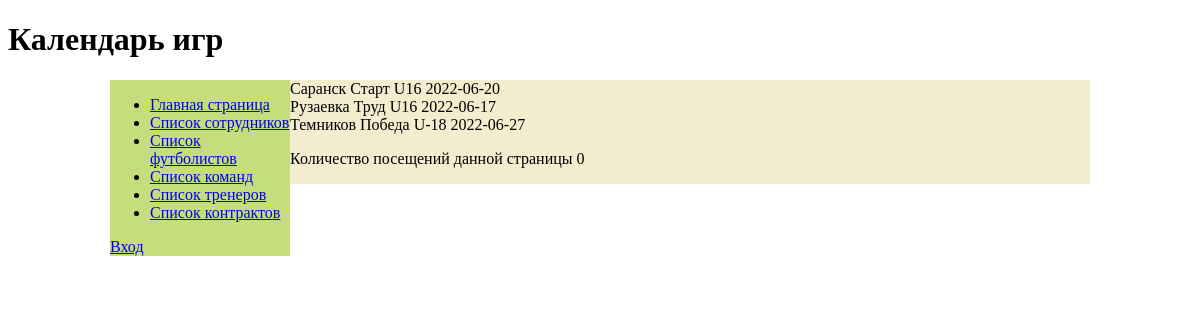
The page / on the database its author committed.
### barsa_app/models.py (models this page shows, shortened)
class GameCalendar(models.Model):
    date = models.DateField(null=True)
    city = models.ForeignKey(Cities, on_delete=models.SET_NULL, null=True)
    stadium = models.ForeignKey(Stadiums, on_delete=models.SET_NULL, null=True)
    team = models.ForeignKey(Teams, on_delete=models.DO_NOTHING)
    coach = models.ManyToManyField(Coach)
    footballer = models.ManyToManyField(Footballers)
    def __str__(self):
        return '%s %s %s %s' % (self.city, self.stadium, self.team, self.date)

class Cities(models.Model):
    name = models.CharField(max_length=20)
    distance = models.PositiveIntegerField(default=0)
    def __str__(self):
        return self.name

class Stadiums(models.Model):
    name = models.CharField(max_length=30)
    city = models.ForeignKey(Cities, on_delete=models.DO_NOTHING)
    capacity = models.PositiveIntegerField()
    def __str__(self):
        return self.name

class Teams(models.Model):
    title = models.CharField(max_length=20)
    footballer = models.ManyToManyField(Footballers)
    coach = models.ManyToManyField(Coach)
    def __str__(self):
        return self.title

### barsa_app/views.py (the view)
# urls.py: path('', views.get_game_calendar, name='home'),
def get_game_calendar(request):
    game_calendar = GameCalendar.objects.all()
    num_visits = request.session.get('num_visits', 0)
    request.session['num_visits'] = num_visits + 1
    return render(request, 'barsa_app/game_calendar.html', {'game_calendar': game_calendar, 'num_visits': num_visits})

### templates/barsa_app/game_calendar.html (shortened to what this page needs)
{% extends 'base.html' %}
{% block header %} Календарь игр {% endblock header %}
{% block content %}
    {% for game in game_calendar %}
        {{ game }}<br>
    {% endfor %}
    <p>Количество посещений данной страницы {{ num_visits }}</p>
{% endblock content %}

### rows shown on the page
GameCalendar: city+stadium+team "Саранск Старт U16 2022-06-20"
GameCalendar: city+stadium+team "Рузаевка Труд U16 2022-06-17"
GameCalendar: city+stadium+team "Темников Победа U-18 2022-06-27"

### other values the page prints
{{ num_visits }} "0"
